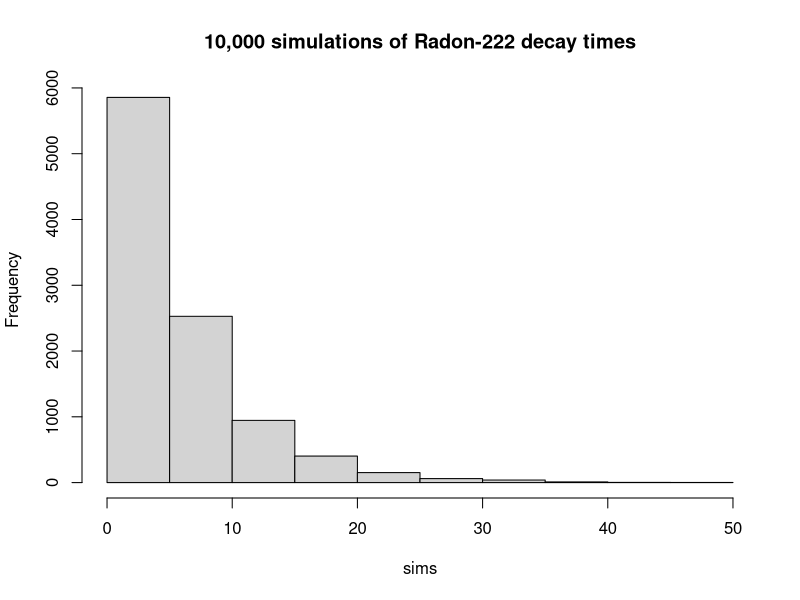
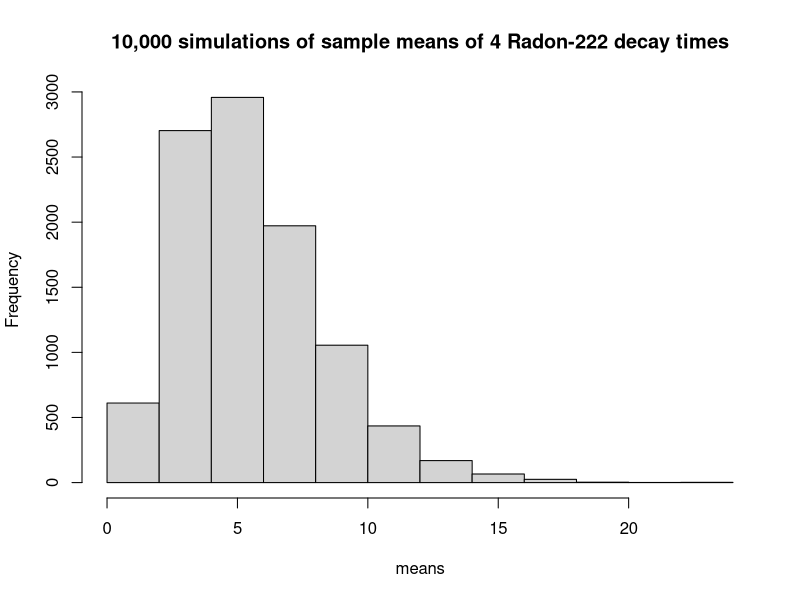
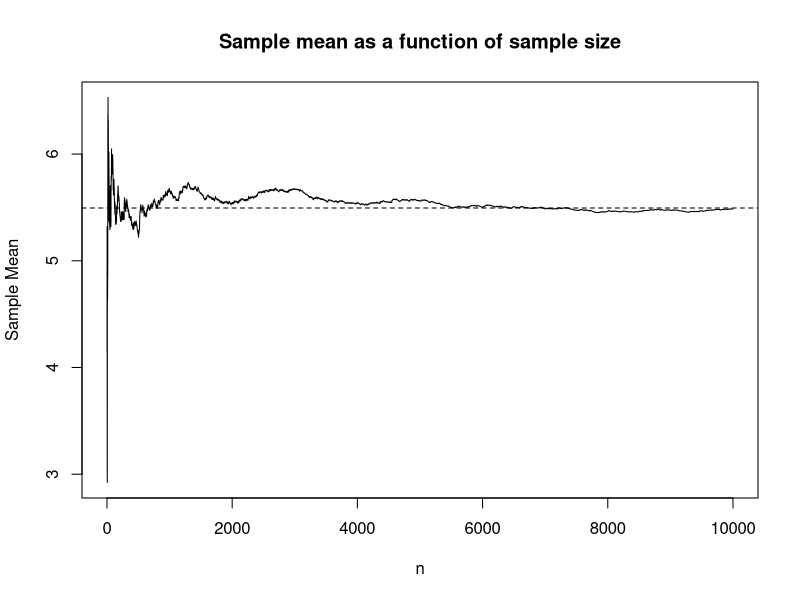
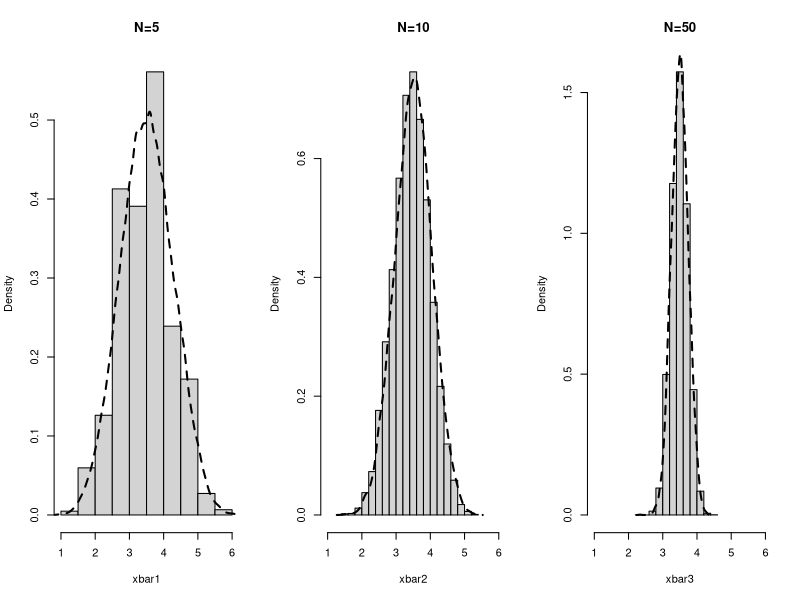
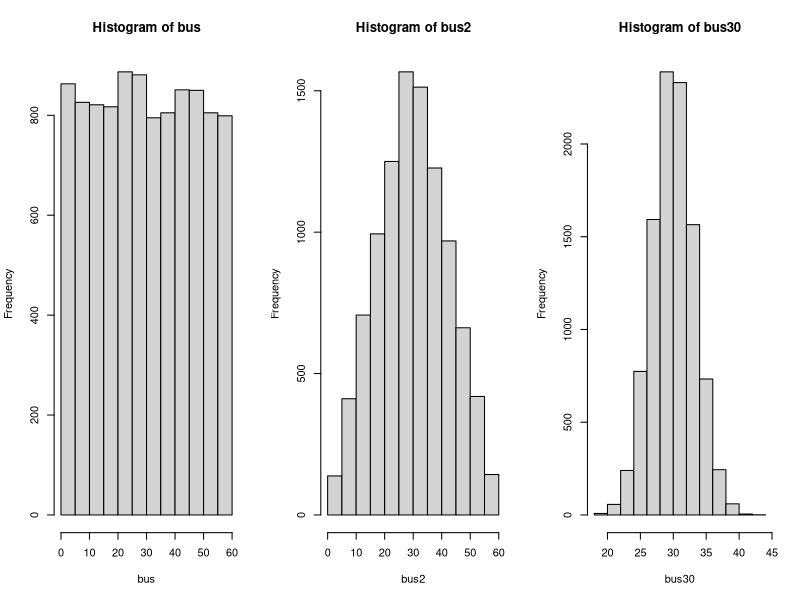

Source code (R) for these figures, in order:
## ---- chunk 1
library(formatR)
library(tidyverse)
library(kableExtra)

# Set so that long lines in R will be wrapped:
knitr::opts_chunk$set(tidy.opts=list(width.cutoff=80), tidy=FALSE)
knitr::opts_chunk$set(cache=TRUE,warning=F)
knitr::opts_chunk$set(out.height='40%',fig.align = "center")
add.space = 0

# kable table global setup
kt = function(data) {
  kable(data, align = "c", escape = FALSE) %>%
    kable_styling(bootstrap_options = c("striped"),
                  latex_options = c("hold_position"))
}
## ---- chunk 2
set.seed(2020)
sims = rexp(n=10000,rate=0.182)
hist(sims,main="10,000 simulations of Radon-222 decay times")
mean(sims)
var(sims)
## ---- chunk 3
set.seed(1)
sample1 = rexp(n=4,rate=0.182); mean1 = mean(sample1)
sample2 = rexp(n=4,rate=0.182); mean2 = mean(sample2)
sample3 = rexp(n=4,rate=0.182); mean3 = mean(sample3)
sample4 = rexp(n=4,rate=0.182); mean4 = mean(sample4)
sample5 = rexp(n=4,rate=0.182); mean5 = mean(sample5)
## ---- chunk 4
# Create the data frame
data = data.frame(
  c("$x_1$","$x_2$","$x_3$","$x_4$","$\\bar{x}$"),
  c(sample1,mean(sample1)),
  c(sample2,mean(sample2)),
  c(sample3,mean(sample3)),
  c(sample4,mean(sample4)),
  c(sample5,mean(sample5))
)

data = t(data)
rownames(data) = NULL

# Render the table using kable with 'pipe' format
kt(data)
## ---- chunk 5
means = c(mean1,mean2,mean3,mean4,mean5)
mean(means)
var(means)
## ---- chunk 6
set.seed(2020)
nsims = 10000
means = rep(0,nsims)
simdata = rep(0,4)

for(i in 1:nsims){
  simdata = rexp(n=4,rate=0.182)
  means[i] = mean(simdata)
}

hist(means,main="10,000 simulations of sample means of 4 Radon-222 decay times")
mean(means)
var(means)
## ---- chunk 7
set.seed(1)
data = rexp(n=10000,rate=0.182)
means = cumsum(data) / seq_along(data) 
plot(x=1:10000,y=means,type="l",xlab="n",ylab="Sample Mean",
     main="Sample mean as a function of sample size")
abline(h = 1/.182,lty=2)

## ---- chunk 8
set.seed(2020)
xbar1 = rep(0,10000) # initialize this vector to zeros
xbar2 = rep(0,10000) # initialize this vector to zeros
xbar3 = rep(0,10000) # initialize this vector to zeros

# 10,000 simulated die rolls for N=5,10,50
for( i in 1:10000 ){
  x1 = sample(1:6,5,replace=T)
  xbar1[i] = mean(x1)
  x2 = sample(1:6,10,replace=T)
  xbar2[i] = mean(x2)
  x3 = sample(1:6,50,replace=T)
  xbar3[i] = mean(x3)
}

par(mfrow=c(1,3))
hist(xbar1,main="N=5",xlim=c(1,6),prob=TRUE)
lines(density(xbar1),lwd=2,lty=2)
hist(xbar2,main="N=10",xlim=c(1,6),prob=TRUE)
lines(density(xbar2),lwd=2,lty=2)
hist(xbar3,main="N=50",xlim=c(1,6),prob=TRUE)
lines(density(xbar3),lwd=2,lty=2)
## ---- chunk 9
# Generate 10,000 uniform[0,60] random varibles
set.seed(2020)
bus = runif(10000,0,60)
hist(bus)
## ---- chunk 10
mean(bus)
var(bus)
## ---- chunk 11
set.seed(2020)
bus2 = rep(0, 10000) # initialize this vector to zeros

# 10,000 simulations of 2 bus waits
for (i in 1:10000){
x1 = runif(2,0,60) # n=2
bus2[i] = mean(x1)
}

mean(bus2)
var(bus2)

hist(bus2)
## ---- chunk 12
set.seed(2020)
bus30 = rep(0, 10000) # initialize this vector to zeros

# 10,000 simulations of 2 bus waits
for (i in 1:10000){
x2 = runif(30,0,60) # n=30
bus30[i] = mean(x2)
}

mean(bus30)
var(bus30)

hist(bus30)
